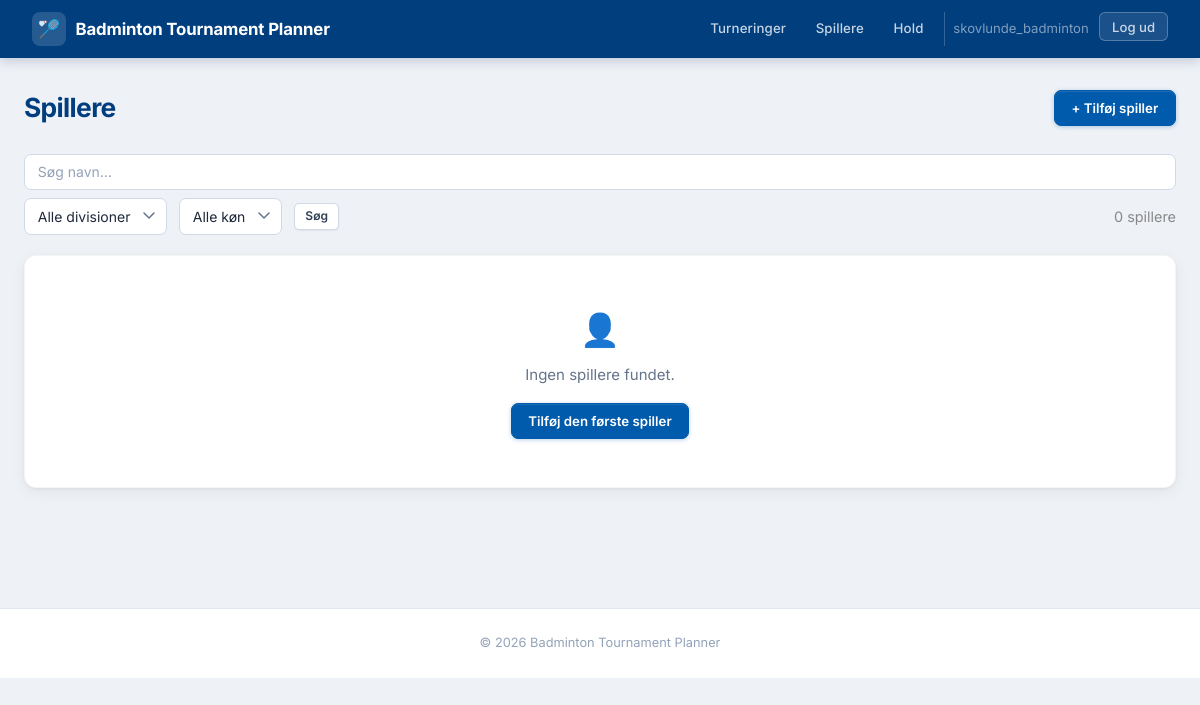
The app's page /players/ (signed in), older data.
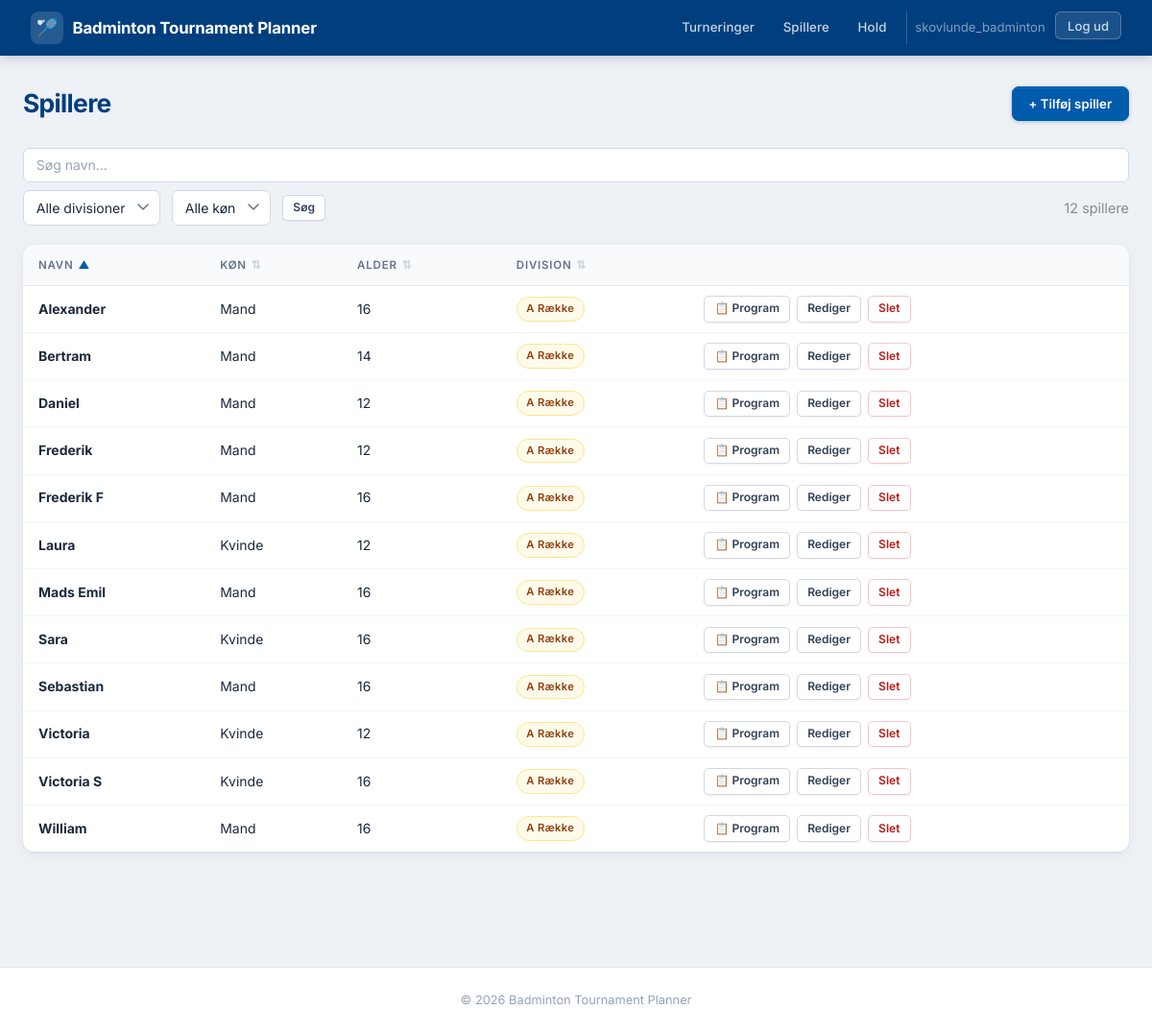
The same page, newer data.
### players/models.py (models this page shows, shortened)
class Player(models.Model):
    name = models.CharField(max_length=100, verbose_name=_("Name"))
    age = models.IntegerField(verbose_name=_("Age"))
    DIVISION_CHOICES = [
        ('U9', _('Under 9')),
        ('U11', _('Under 11')),
        ('U13', _('Under 13')),
        ('U15', _('Under 15')),
        ('U17', _('Under 17')),
        ('U19', _('Under 19')),
        ('A', _('A Række')),
        ('B', _('B Række')),
        ('C', _('C Række')),
    ]
    division = models.CharField(max_length=10, choices=DIVISION_CHOICES, verbose_name=_("Division"))
    GENDER_CHOICES = [
        ('M', _('Mand')),
        ('K', _('Kvinde')),
    ]
    gender = models.CharField(max_length=1, choices=GENDER_CHOICES, default='M', verbose_name=_("Køn"))
    rest_until = models.DateTimeField(
        null=True, blank=True,
        verbose_name=_("Hviler indtil"),
        help_text=_("Spilleren er i hvileperiode og kan ikke starte nye kampe før dette tidspunkt."),
    )
    owner = models.ForeignKey(
        settings.AUTH_USER_MODEL,
        on_delete=models.SET_NULL,
        null=True, blank=True,
        related_name='players',
        verbose_name=_("Klubbruger"),
    )

### players/views.py (the view)
# urls.py: path('', views.player_list, name='player_list'),
@login_required
def player_list(request):
    division = request.GET.get('division', '')
    gender = request.GET.get('gender', '')
    search = request.GET.get('search', '').strip()
    sort = request.GET.get('sort', 'name')
    direction = request.GET.get('dir', 'asc')
    VALID_SORT_FIELDS = {
        'name': 'name',
        'gender': 'gender',
        'age': 'age',
        'division': 'division',
    }
    sort_field = VALID_SORT_FIELDS.get(sort, 'name')
    if direction == 'desc':
        sort_field = f'-{sort_field}'
    players = list(Player.objects.filter(owner=request.user).order_by(sort_field))
    if division:
        players = [p for p in players if p.division == division]
    if gender:
        players = [p for p in players if p.gender == gender]
    if search:
        players = [p for p in players if search.lower() in p.name.lower()]
    playing_pks, resting = get_busy_info()
    for p in players:
        status, rest_until = _player_status(p.pk, playing_pks, resting)
        p.play_status = status
        p.rest_until_ts = int(rest_until.timestamp()) if rest_until else None
    return render(request, 'players/player_list.html', {
        'players': players,
        'division_choices': Player.DIVISION_CHOICES,
        'gender_choices': Player.GENDER_CHOICES,
        'selected_division': division,
        'selected_gender': gender,
        'search': search,
        'sort': sort,
        'dir': direction,
        'col_defs': [
            ('name',     'Navn'),
            ('gender',   'Køn'),
            ('age',      'Alder'),
            ('division', 'Division'),
            ('',         ''),
        ],
    })

### tournaments/player_status.py (called while the page is built, shortened)
def get_busy_info():
    from tournaments.models import Match
    from players.models import Player
    now = timezone.now()
    in_progress = Match.objects.filter(status='in_progress').select_related(
        'team1__player1', 'team1__player2',
        'team2__player1', 'team2__player2',
    )
    playing_pks = set()
    resting = {
        p.pk: p.rest_until
        for p in Player.objects.filter(rest_until__gt=now).only('pk', 'rest_until')
    }
    return playing_pks, resting

def player_status(player_pk, playing_pks, resting):
    if player_pk in playing_pks:
        return 'playing', None
    if player_pk in resting:
        return 'resting', resting[player_pk]
    return None, None

### players/templates/players/player_list.html (shortened to what this page needs)
{% extends 'base.html' %}
{% block content %}
<div class="page-actions">
    <h1>Spillere</h1>
    <a href="{% url 'player_add' %}" class="btn btn-primary">+ Tilføj spiller</a>
</div>
<div class="filter-bar" style="flex-wrap:wrap; gap:0.5rem 0.75rem;">
    <form method="get" style="display:contents;">
        <input type="text" name="search" value="{{ search }}" placeholder="Søg navn…" style="min-width:160px;">
        <select name="division" onchange="this.form.submit()">
            <option value="">Alle divisioner</option>
        </select>
        <select name="gender" onchange="this.form.submit()">
            <option value="">Alle køn</option>
        </select>
        <button type="submit" class="btn btn-secondary btn-sm">Søg</button>
    </form>
    <span style="color:#888; font-size:0.9rem; margin-left:auto;">{{ players|length }} spiller{{ players|length|pluralize:",e" }}</span>
</div>
{% with base_url="?division="|add:selected_division|add:"&gender="|add:selected_gender|add:"&search="|add:search %}
{% if players %}
<table>
    <thead>
        <tr>
            {% for col, label in col_defs %}
            <th>
                {% if col %}
                    {% if sort == col %}
                        {% if dir == 'asc' %}
                        <a href="{{ base_url }}&sort={{ col }}&dir=desc" style="text-decoration:none; color:inherit; display:flex; align-items:center; gap:0.3rem;">
                            {{ label }} <span style="color:#005BAC;">▲</span>
                        </a>
                        {% else %}
                        <a href="{{ base_url }}&sort={{ col }}&dir=asc" style="text-decoration:none; color:inherit; display:flex; align-items:center; gap:0.3rem;">
                            {{ label }} <span style="color:#005BAC;">▼</span>
                        </a>
                        {% endif %}
                    {% else %}
                    <a href="{{ base_url }}&sort={{ col }}&dir=asc" style="text-decoration:none; color:inherit; display:flex; align-items:center; gap:0.3rem;">
                        {{ label }} <span style="color:#cbd5e1; font-size:0.75rem;">⇅</span>
                    </a>
                    {% endif %}
                {% else %}
                    {{ label }}
                {% endif %}
            </th>
            {% endfor %}
        </tr>
    </thead>
    <tbody>
        {% for player in players %}
        <tr>
            <td>
                <strong>{{ player.name }}</strong>
            </td>
            <td>{{ player.get_gender_display }}</td>
            <td>{{ player.age }}</td>
            <td><span class="badge badge-pending">{{ player.get_division_display }}</span></td>
            <td>
                <div class="btn-group">
                    <a href="{% url 'player_schedule_print' player.id %}" class="btn btn-secondary btn-sm" target="_blank">📋 Program</a>
                    <a href="{% url 'player_edit' player.id %}" class="btn btn-secondary btn-sm">Rediger</a>
                    <a href="{% url 'player_delete' player.id %}" class="btn btn-danger btn-sm">Slet</a>
                </div>
            </td>
        </tr>
        {% endfor %}
    </tbody>
</table>
{% else %}
<div class="card" style="text-align:center; padding:3rem 2rem;">
    <div style="font-size:2rem; margin-bottom:0.5rem;">👤</div>
    <p style="margin:0 0 1rem; color:#64748b;">Ingen spillere fundet.</p>
    {% if search or selected_division or selected_gender %}
    <a href="{% url 'player_list' %}" class="btn btn-secondary">Ryd filter</a>
    {% else %}
    <a href="{% url 'player_add' %}" class="btn btn-primary">Tilføj den første spiller</a>
    {% endif %}
</div>
{% endif %}
{% endwith %}
{% endblock %}

### tournament_planner/templates/base.html (shortened to what this page needs)
<!DOCTYPE html>
<html lang="da">
<head>
</head>
<body>
    <header>
        <div class="header-brand">
            <div class="logo-icon">🏸</div>
            <a href="/">Badminton Tournament Planner</a>
        </div>
        {% block nav %}
        <nav>
            <a href="/tournaments/">Turneringer</a>
            <a href="/players/">Spillere</a>
            <a href="/players/teams/">Hold</a>
            {% if user.is_authenticated %}
            <span style="color:rgba(255,255,255,0.5); font-size:0.82rem; padding:0.4rem 0.5rem; border-left:1px solid rgba(255,255,255,0.2); margin-left:0.3rem;">{{ user.username }}</span>
            <form method="post" action="{% url 'logout' %}" style="display:inline; margin:0; padding:0;">{% csrf_token %}<button type="submit" style="background:rgba(255,255,255,0.1); border:1px solid rgba(255,255,255,0.25); color:rgba(255,255,255,0.78); font-size:0.82rem; font-weight:500; padding:0.35rem 0.75rem; border-radius:6px; cursor:pointer; font-family:inherit;">Log ud</button></form>
            {% endif %}
        </nav>
        {% endblock nav %}
    </header>
    <div class="container">
        {% block content %}{% endblock %}
    </div>
    <footer>&copy; 2026 Badminton Tournament Planner</footer>
</body>
</html>

### tournament_planner/templates/base.html (style rules this page uses)
*, *::before, *::after { box-sizing: border-box; }
body { font-family: 'Inter', system-ui, -apple-system, sans-serif; margin: 0; background: #eef1f6; color: #1e293b; line-height: 1.6; -webkit-font-smoothing: antialiased; font-size: 15px; }
header { background: #003e7e; color: white; padding: 0 2rem; height: 58px; display: flex; align-items: center; justify-content: space-between; position: sticky; top: 0; z-index: 1000; box-shadow: 0 2px 12px rgba(0,30,80,0.22); }
.header-brand { display: flex; align-items: center; gap: 0.6rem; font-size: 1.05rem; font-weight: 700; letter-spacing: -0.01em; }
.header-brand a { color: white; text-decoration: none; display: flex; align-items: center; gap: 0.5rem; }
.header-brand .logo-icon { background: rgba(255,255,255,0.15); border-radius: 8px; width: 34px; height: 34px; display:flex; align-items:center; justify-content:center; font-size: 1.1rem; }
nav { display: flex; gap: 0.15rem; }
nav a { color: rgba(255,255,255,0.78); text-decoration: none; font-size: 0.83rem; font-weight: 500; padding: 0.4rem 0.85rem; border-radius: 6px; transition: background 0.15s, color 0.15s; letter-spacing: 0.01em; }
.container { max-width: 1220px; margin: 0 auto; padding: 2rem 1.5rem; }
h1 { font-size: 1.65rem; font-weight: 700; color: #003e7e; margin: 0 0 0.2rem; letter-spacing: -0.025em; line-height: 1.2; }
a { color: #005BAC; text-decoration: none; }
table { width: 100%; border-collapse: separate; border-spacing: 0; background: white; border-radius: 12px; overflow: hidden; box-shadow: 0 1px 3px rgba(0,0,0,0.06), 0 4px 16px rgba(0,0,0,0.05); margin-bottom: 1.5rem; }
th { background: #f8fafc; font-weight: 600; font-size: 0.72rem; text-transform: uppercase; letter-spacing: 0.07em; color: #64748b; text-align: left; padding: 0.7rem 1rem; border-bottom: 1px solid #e2e8f0; }
td { padding: 0.65rem 1rem; border-bottom: 1px solid #f1f5f9; vertical-align: middle; font-size: 0.875rem; }
tr:last-child td { border-bottom: none; }
tbody tr { transition: background 0.1s; }
.btn { display: inline-flex; align-items: center; justify-content: center; gap: 0.35rem; padding: 0.48rem 1.05rem; border-radius: 7px; font-size: 0.83rem; font-weight: 600; cursor: pointer; border: 1.5px solid transparent; text-decoration: none; transition: all 0.13s ease; line-height: 1.4; white-space: nowrap; font-family: inherit; }
.btn-primary { background: #005BAC; color: white; border-color: #005BAC; box-shadow: 0 1px 4px rgba(0,91,172,0.28), inset 0 1px 0 rgba(255,255,255,0.1); }
.btn-secondary { background: white; color: #334155; border-color: #d1d9e6; box-shadow: 0 1px 2px rgba(0,0,0,0.06); }
.btn-danger { background: white; color: #b91c1c; border-color: #f5c6c6; box-shadow: 0 1px 2px rgba(0,0,0,0.06); }
.btn-sm { padding: 0.27rem 0.65rem; font-size: 0.75rem; border-radius: 5px; }
.btn-group { display: flex; gap: 0.4rem; flex-wrap: wrap; align-items: center; }
.badge { display: inline-block; padding: 0.18rem 0.6rem; border-radius: 20px; font-size: 0.7rem; font-weight: 600; letter-spacing: 0.03em; white-space: nowrap; border: 1px solid transparent; }
.badge-pending { background: #fffbeb; color: #92400e; border-color: #fde68a; }
input[type=text], input[type=number], input[type=email], input[type=date], input[type=time], select, textarea { width: 100%; padding: 0.52rem 0.8rem; border: 1.5px solid #d1d9e6; border-radius: 7px; font-size: 0.875rem; font-family: inherit; background: white; color: #1e293b; transition: border-color 0.15s, box-shadow 0.15s; appearance: none; -webkit-appearance: none; }
select { background-repeat: no-repeat; background-position: right 0.7rem center; padding-right: 2.2rem; }
input::placeholder { color: #94a3b8; }
.page-actions { display: flex; align-items: center; justify-content: space-between; margin-bottom: 1.75rem; flex-wrap: wrap; gap: 0.75rem; }
.page-actions h1 { margin: 0; }
.filter-bar { display: flex; gap: 0.75rem; align-items: center; margin-bottom: 1.25rem; flex-wrap: wrap; }
.filter-bar select { width: auto; }
footer { text-align: center; color: #94a3b8; font-size: 0.8rem; padding: 1.5rem; border-top: 1px solid #e2e8f0; margin-top: 4rem; background: white; }

Row changes from the older to the newer data that the page shows:
added Player: name "Alexander", gender "Mand", age "16", division "A Række"
added Player: name "Bertram", gender "Mand", age "14", division "A Række"
added Player: name "Daniel", gender "Mand", age "12", division "A Række"
added Player: name "Frederik", gender "Mand", age "12", division "A Række"
added Player: name "Frederik F", gender "Mand", age "16", division "A Række"
added Player: name "Laura", gender "Kvinde", age "12", division "A Række"
added Player: name "Mads Emil", gender "Mand", age "16", division "A Række"
added Player: name "Sara", gender "Kvinde", age "16", division "A Række"
added Player: name "Sebastian", gender "Mand", age "16", division "A Række"
added Player: name "Victoria", gender "Kvinde", age "12", division "A Række"
added Player: name "Victoria S", gender "Kvinde", age "16", division "A Række"
added Player: name "William", gender "Mand", age "16", division "A Række"
Text that changed along with them:
{{ players|length }}: "0" → "12"
new list line: "NAVN"
new list line: "KØN"
new list line: "ALDER"
new list line: "DIVISION"
text no longer shown: "👤 Ingen spillere fundet. Tilføj den første spiller"
